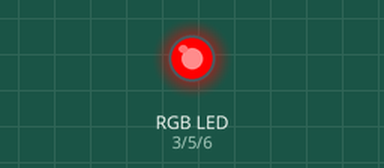
Simulated run of this sketch. Board: Arduino Uno, built with avr-gcc and run on an emulated ATmega328P. Parts: an RGB LED mixed from three pins (HIGH = lit). Dim RGB values are drawn brighter than linear.

Above: at 0.05 s.
At 6.05 s:
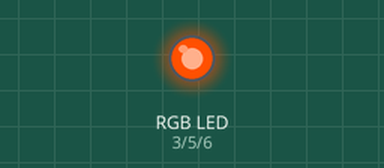
At 9.05 s:
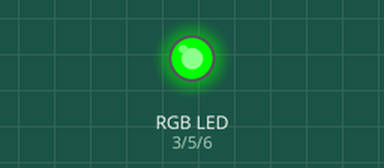
At 9.8 s:
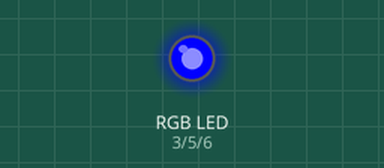
At 10.55 s:
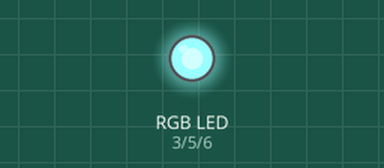
At 12.05 s:
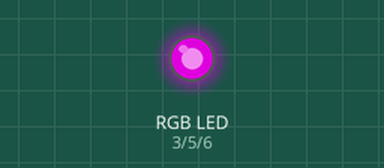
Timing chart, 0 to 15.7 s (numbered marks = the images above):
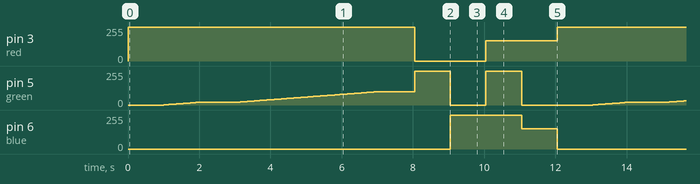

Measured:
- by itself, pin 3 (red): repeats every 12.1 s: 0/255 2.0 s, 153/255 2.0 s, 255/255 8.1 s
- by itself, pin 5 (green): moves between 0/255 and 255/255, repeating every 12.1 s
- by itself, pin 6 (blue): repeats every 12.1 s: 153/255 1.0 s, 0/255 9.1 s, 255/255 2.0 s

The sketch:

S1E8_rgbFadeWFunction.ino
```cpp
/* Challenges
1) Wire RGB light by connecting the right color wires to the right pins
2) Create variables for the pin numbres
3) Make ambulance siren light
4) create turquoise using RGB color code tool
5) create colors of the rainbow (ROYGBIV)
*/

int red = 3;
int green = 5;
int blue = 6;

void setup() {
  pinMode(red,OUTPUT);
  pinMode(green,OUTPUT);
  pinMode(blue,OUTPUT);
}


void myFadeFunction(int color, int start, int end) {

  int intensity = start;

  while (intensity <= end) {
    analogWrite(color,intensity);
    intensity = intensity + 1;
    delay(50);
  }

}

void loop() {


  //-red
  analogWrite(red,255);
  analogWrite(green,0);
  analogWrite(blue,0);
  delay(1000);


  myFadeFunction(green,1,20);

  //orange
  analogWrite(red,255);
  analogWrite(green,20);
  analogWrite(blue,0);
  delay(1000);


  myFadeFunction(green,20,100);

  //yellow
  analogWrite(red,255);
  analogWrite(green,100);
  analogWrite(blue,0);

  delay(1000);

  //green
  analogWrite(red,0);
  analogWrite(green,255);
  analogWrite(blue,0);

  delay(1000);

  //blue
  analogWrite(red,0);
  analogWrite(green,0);
  analogWrite(blue,255);

  delay(1000);

  //indigo
  analogWrite(red,153);
  analogWrite(green,255);
  analogWrite(blue,255);

  delay(1000);

  //violet
  analogWrite(red,153);
  analogWrite(green,0);
  analogWrite(blue,153);

  delay(1000);

}
```
